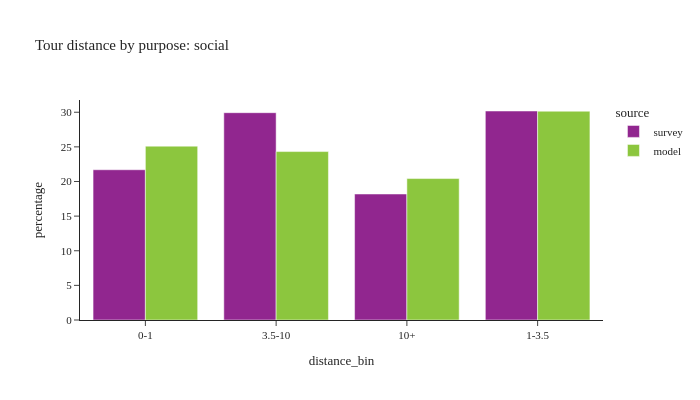

This figure's notebook cell:
### Code cell
plot_bins(tour, pl.col('pdpurp') == 7, 'social')

### Figure 1 — Plotly figure (JSON) as saved in the notebook; plotly's stock layout.template omitted (floating-point values rounded to 4 significant figures)
{"data": [{"alignmentgroup": "True", "customdata": [[592], [488], [317], [677]], "hovertemplate": "source=survey<br>distance_bin=%{x}<br>percentage=%{y}<br>sample count=%{customdata[0]}<extra></extra>", "legendgroup": "survey", "marker": {"color": "#91268F", "pattern": {"shape": ""}}, "name": "survey", "offsetgroup": "survey", "orientation": "v", "showlegend": true, "textposition": "auto", "type": "bar", "x": ["0-1", "3.5-10", "10+", "1-3.5"], "xaxis": "x", "y": [21.7, 29.93, 18.19, 30.18], "yaxis": "y"}, {"alignmentgroup": "True", "customdata": [[431810], [359554], [292527], [348312]], "hovertemplate": "source=model<br>distance_bin=%{x}<br>percentage=%{y}<br>sample count=%{customdata[0]}<extra></extra>", "legendgroup": "model", "marker": {"color": "#8CC63E", "pattern": {"shape": ""}}, "name": "model", "offsetgroup": "model", "orientation": "v", "showlegend": true, "textposition": "auto", "type": "bar", "x": ["1-3.5", "0-1", "10+", "3.5-10"], "xaxis": "x", "y": [30.15, 25.1, 20.42, 24.32], "yaxis": "y"}], "layout": {"barmode": "group", "font": {"size": 11}, "height": 400, "legend": {"title": {"text": "source"}, "tracegroupgap": 0}, "title": {"text": "Tour distance by purpose: social"}, "width": 700, "xaxis": {"anchor": "y", "domain": [0.0, 1.0], "title": {"text": "distance_bin"}}, "yaxis": {"anchor": "x", "domain": [0.0, 1.0], "title": {"text": "percentage"}}}}
